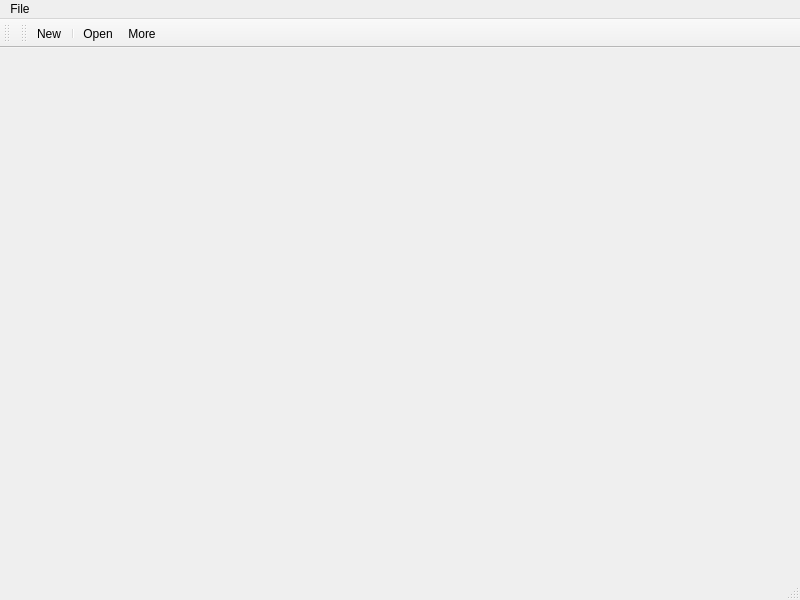
<?xml version="1.0" encoding="UTF-8"?>
<ui version="4.0">
 <class>MainWindow</class>
 <widget class="QMainWindow" name="MainWindow">
  <property name="geometry">
   <rect>
    <x>0</x>
    <y>0</y>
    <width>800</width>
    <height>600</height>
   </rect>
  </property>
  <property name="windowTitle">
   <string>MainWindow</string>
  </property>
  <widget class="QWidget" name="centralwidget"/>
  <widget class="QMenuBar" name="menubar">
   <property name="geometry">
    <rect>
     <x>0</x>
     <y>0</y>
     <width>800</width>
     <height>25</height>
    </rect>
   </property>
   <widget class="QMenu" name="menuFile">
    <property name="title">
     <string>File</string>
    </property>
    <addaction name="actionNew"/>
    <addaction name="separator"/>
    <addaction name="actionOpen"/>
   </widget>
   <addaction name="menuFile"/>
  </widget>
  <widget class="QStatusBar" name="statusbar"/>
  <widget class="QToolBar" name="toolBar">
   <property name="windowTitle">
    <string>toolBar</string>
   </property>
   <attribute name="toolBarArea">
    <enum>TopToolBarArea</enum>
   </attribute>
   <attribute name="toolBarBreak">
    <bool>false</bool>
   </attribute>
  </widget>
  <widget class="QToolBar" name="toolBar_2">
   <property name="windowTitle">
    <string>toolBar_2</string>
   </property>
   <attribute name="toolBarArea">
    <enum>TopToolBarArea</enum>
   </attribute>
   <attribute name="toolBarBreak">
    <bool>false</bool>
   </attribute>
   <addaction name="actionNew"/>
   <addaction name="separator"/>
   <addaction name="actionOpen"/>
   <addaction name="actionMore"/>
  </widget>
  <action name="actionNew">
   <property name="text">
    <string>New</string>
   </property>
  </action>
  <action name="actionOpen">
   <property name="text">
    <string>Open</string>
   </property>
  </action>
  <action name="actionMore">
   <property name="text">
    <string>More</string>
   </property>
  </action>
 </widget>
 <resources/>
 <connections/>
</ui>
